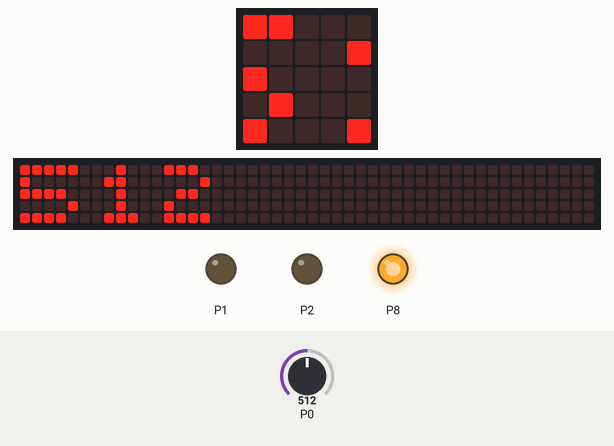
Bench run of a program on a simulated BBC micro:bit (MakeCode). Shown: the board's 5×5 LED display, a strip that is not on the board, showing the scrolling text unrolled, output pins drawn as LEDs (lit = HIGH). Inputs (shaded band) come from the test bench; at power-on: P0 = 512 (analog values on the 0–1023 scale). The 48×5 strip is a reading aid, not a part: it shows the text the display is scrolling, unrolled, one strip-width of it at a time.

Above: at 1.27 s.
1.3 s: P0 set to 491
At 3.69 s:
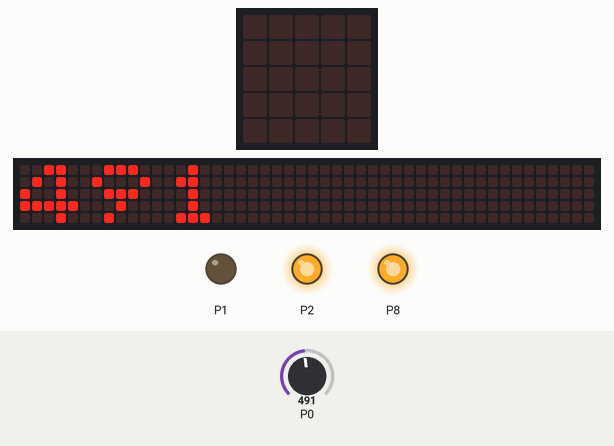
5.4 s: P0 set to 291
At 7.31 s:
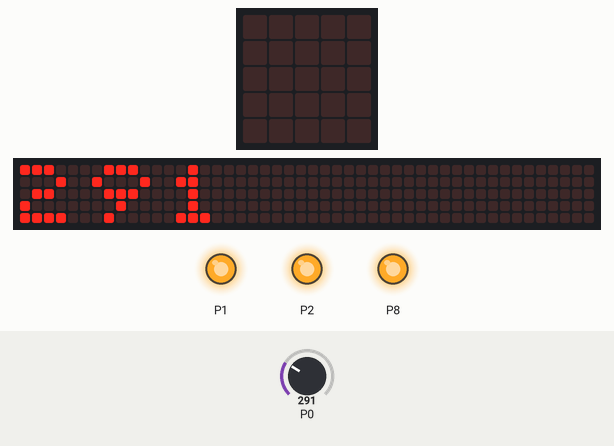
9.0 s: P0 set to 710
At 14.23 s:
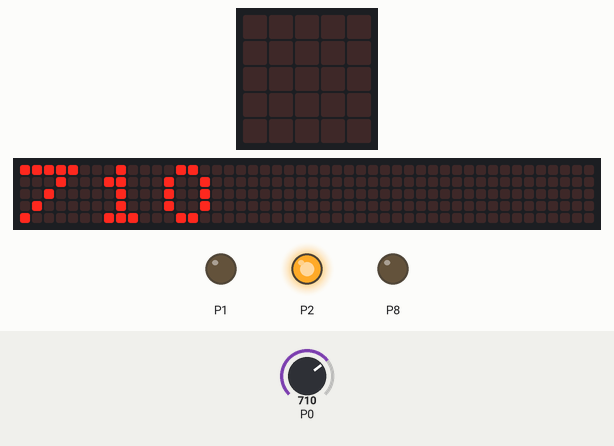
Timing chart, 0 to 15.7 s (numbered marks = the images above; inputs shaded):
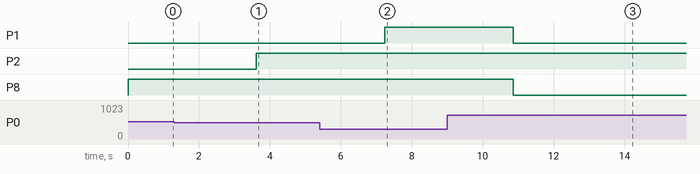

The program:

main.ts
```typescript
let intensite = 0
function bleu () {
    pins.digitalWritePin(DigitalPin.P1, 0)
    pins.digitalWritePin(DigitalPin.P2, 0)
    pins.digitalWritePin(DigitalPin.P8, 1)
}
function blanc () {
    pins.digitalWritePin(DigitalPin.P1, 1)
    pins.digitalWritePin(DigitalPin.P2, 1)
    pins.digitalWritePin(DigitalPin.P8, 1)
}
function mauve () {
    pins.digitalWritePin(DigitalPin.P1, 0)
    pins.digitalWritePin(DigitalPin.P2, 1)
    pins.digitalWritePin(DigitalPin.P8, 1)
}
function rouge () {
    pins.digitalWritePin(DigitalPin.P1, 1)
    pins.digitalWritePin(DigitalPin.P1, 0)
    pins.digitalWritePin(DigitalPin.P1, 0)
}
function vert () {
    pins.digitalWritePin(DigitalPin.P1, 0)
    pins.digitalWritePin(DigitalPin.P2, 1)
    pins.digitalWritePin(DigitalPin.P8, 0)
}
basic.forever(function () {
    intensite = pins.analogReadPin(AnalogPin.P0)
    if (intensite >= 700) {
        vert()
    } else if (intensite < 699 && intensite >= 501) {
        bleu()
    } else if (intensite < 500 && intensite >= 301) {
        mauve()
    } else if (intensite < 300 && intensite >= 151) {
        blanc()
    } else if (intensite < 150 && intensite >= 0) {
        rouge()
    }
    basic.showNumber(pins.analogReadPin(AnalogPin.P0))
})
```

test.ts
```typescript
// les tests vont ici ; cela ne sera pas compilé si ce paquet est utilisé en tant qu'extension.
```

Measured:
- after the input at 1.3 s, P2: LOW → HIGH after 2.3 s
- after the input at 5.4 s, P1: LOW → HIGH after 1.8 s
- after the input at 9.0 s, P1, P8: HIGH → LOW after 1.9 s
- what the display in image 3 shows lasts 0.5 s, from 14.0 s to 14.5 s
